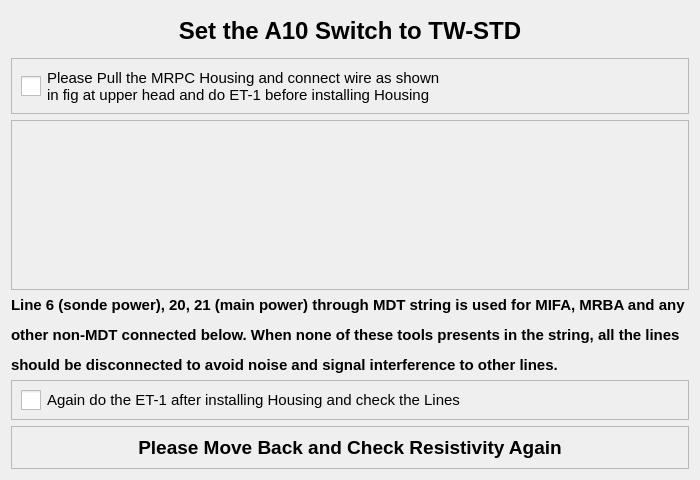
<?xml version="1.0" encoding="UTF-8"?>
<ui version="4.0">
 <class>Form</class>
 <widget class="QWidget" name="Form">
  <property name="geometry">
   <rect>
    <x>0</x>
    <y>0</y>
    <width>695</width>
    <height>480</height>
   </rect>
  </property>
  <property name="windowTitle">
   <string>Form</string>
  </property>
  <layout class="QVBoxLayout" name="verticalLayout_5">
   <item>
    <widget class="QLabel" name="label">
     <property name="text">
      <string>&lt;html&gt;&lt;head/&gt;&lt;body&gt;&lt;p align=&quot;center&quot;&gt;&lt;span style=&quot; font-size:18pt; font-weight:700;&quot;&gt;Set the A10 Switch to TW-STD&lt;/span&gt;&lt;/p&gt;&lt;/body&gt;&lt;/html&gt;</string>
     </property>
    </widget>
   </item>
   <item>
    <widget class="QFrame" name="frame_2">
     <property name="frameShape">
      <enum>QFrame::Shape::StyledPanel</enum>
     </property>
     <property name="frameShadow">
      <enum>QFrame::Shadow::Raised</enum>
     </property>
     <layout class="QVBoxLayout" name="verticalLayout_3">
      <item>
       <widget class="QCheckBox" name="checkBox_1">
        <property name="enabled">
         <bool>true</bool>
        </property>
        <property name="styleSheet">
         <string notr="true">QCheckBox {
    font-size: 15px; /* Larger text */
}
QCheckBox::indicator {
    width: 20px; /* Larger checkbox square */
    height: 20px; /* Larger checkbox square */
}</string>
        </property>
        <property name="text">
         <string>Please Pull the MRPC Housing and connect wire as shown
in fig at upper head and do ET-1 before installing Housing</string>
        </property>
       </widget>
      </item>
     </layout>
    </widget>
   </item>
   <item>
    <widget class="QFrame" name="frame_4">
     <property name="frameShape">
      <enum>QFrame::Shape::StyledPanel</enum>
     </property>
     <property name="frameShadow">
      <enum>QFrame::Shadow::Raised</enum>
     </property>
     <layout class="QVBoxLayout" name="verticalLayout_4">
      <item alignment="Qt::AlignmentFlag::AlignHCenter|Qt::AlignmentFlag::AlignVCenter">
       <widget class="QLabel" name="label_2">
        <property name="minimumSize">
         <size>
          <width>600</width>
          <height>150</height>
         </size>
        </property>
        <property name="maximumSize">
         <size>
          <width>500</width>
          <height>100</height>
         </size>
        </property>
        <property name="text">
         <string/>
        </property>
        <property name="pixmap">
         <pixmap resource="../../Images.qrc">:/Icons/Icons/Img_20.png</pixmap>
        </property>
        <property name="scaledContents">
         <bool>true</bool>
        </property>
       </widget>
      </item>
     </layout>
    </widget>
   </item>
   <item>
    <widget class="QLabel" name="label_3">
     <property name="text">
      <string>&lt;html&gt;&lt;head/&gt;&lt;body&gt;&lt;p&gt;&lt;span style=&quot; font-size:11pt; font-weight:700;&quot;&gt;Line 6 (sonde power), 20, 21 (main power) through MDT string is used for MIFA, MRBA and any &lt;/span&gt;&lt;/p&gt;&lt;p&gt;&lt;span style=&quot; font-size:11pt; font-weight:700;&quot;&gt;other non-MDT connected below. When none of these tools presents in the string, all the lines &lt;/span&gt;&lt;/p&gt;&lt;p&gt;&lt;span style=&quot; font-size:11pt; font-weight:700;&quot;&gt;should be disconnected to avoid noise and signal interference to other lines.&lt;/span&gt;&lt;/p&gt;&lt;/body&gt;&lt;/html&gt;</string>
     </property>
    </widget>
   </item>
   <item>
    <widget class="QFrame" name="frame">
     <property name="frameShape">
      <enum>QFrame::Shape::StyledPanel</enum>
     </property>
     <property name="frameShadow">
      <enum>QFrame::Shadow::Raised</enum>
     </property>
     <layout class="QVBoxLayout" name="verticalLayout">
      <item>
       <widget class="QCheckBox" name="checkBox_2">
        <property name="enabled">
         <bool>true</bool>
        </property>
        <property name="styleSheet">
         <string notr="true">QCheckBox {
    font-size: 15px; /* Larger text */
}
QCheckBox::indicator {
    width: 20px; /* Larger checkbox square */
    height: 20px; /* Larger checkbox square */
}</string>
        </property>
        <property name="text">
         <string>Again do the ET-1 after installing Housing and check the Lines</string>
        </property>
       </widget>
      </item>
     </layout>
    </widget>
   </item>
   <item>
    <widget class="QFrame" name="frame_3">
     <property name="frameShape">
      <enum>QFrame::Shape::StyledPanel</enum>
     </property>
     <property name="frameShadow">
      <enum>QFrame::Shadow::Raised</enum>
     </property>
     <layout class="QVBoxLayout" name="verticalLayout_2">
      <item>
       <widget class="QLabel" name="label_4">
        <property name="text">
         <string>&lt;html&gt;&lt;head/&gt;&lt;body&gt;&lt;p align=&quot;center&quot;&gt;&lt;span style=&quot; font-size:14pt; font-weight:700;&quot;&gt;Please Move Back and Check Resistivity Again&lt;/span&gt;&lt;/p&gt;&lt;/body&gt;&lt;/html&gt;</string>
        </property>
       </widget>
      </item>
     </layout>
    </widget>
   </item>
  </layout>
 </widget>
 <resources>
  <include location="../../Images.qrc"/>
 </resources>
 <connections/>
</ui>
